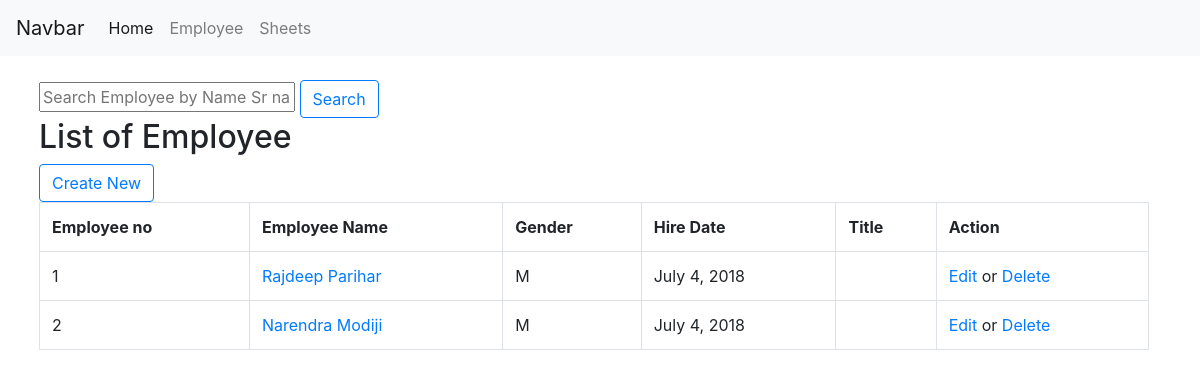
The app's page /employee/list/, older data.
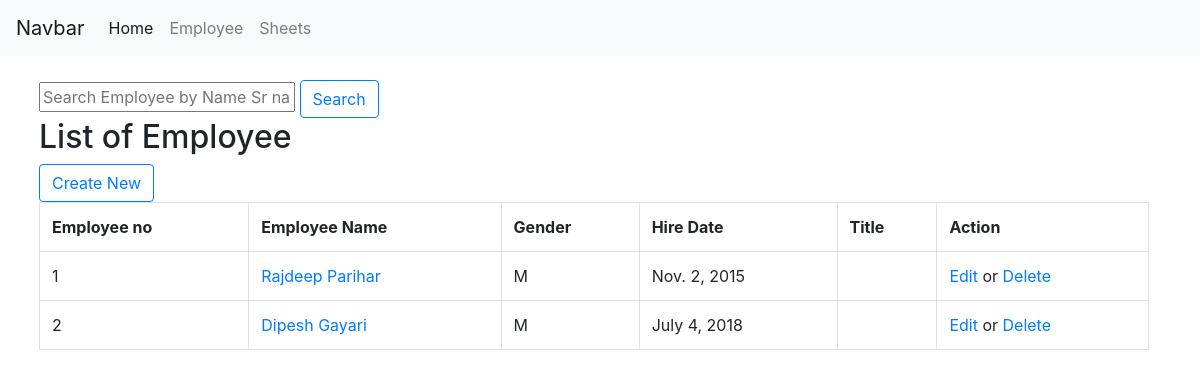
The same page, newer data.
### ems/models.py (models this page shows, shortened)
class Employee(models.Model):
    GENDER_CHOICES = (
        ('M', 'Male'),
        ('F', 'Female'),
    )
    emp_no = models.IntegerField(primary_key=True)
    emp_id = models.IntegerField(verbose_name = 'Employee ID eg 2001')
    birth_date = models.DateField(verbose_name = 'Employee DOB eg 1990-01-01',)
    first_name = models.CharField(max_length=14, verbose_name = 'Employee First Name',)
    last_name = models.CharField(max_length=16, verbose_name = 'Employee Last Name',)
    gender = models.CharField(max_length=1, choices=GENDER_CHOICES, verbose_name = 'Employee Gender',)
    hire_date = models.DateField(verbose_name = 'Employee Hire Date',)
    class Meta:
        db_table = 'employees'
        verbose_name = 'Employee '
        verbose_name_plural = 'Employees'

### ems/views.py (the view)
# urls.py: path('list/', views.EmployeeListView1, name='list'),
def EmployeeListView1(request):
    query = request.GET.get("q", None)
    qs = Employee.objects.all()
    if query is not None:
        qs=qs.filter(
            Q(first_name__icontains=query)|
            Q(last_name__icontains=query)|
            Q(hire_date__icontains=query))
    context = {
        "object_list" : qs,
    }
    template = "ems/list-view.html"
    return render(request, template, context )

### ems/templates/ems/list-view.html (shortened to what this page needs)
<!DOCTYPE html>
<html>
<head>
   <link rel="stylesheet" href="https://maxcdn.bootstrapcdn.com/bootstrap/4.1.0/css/bootstrap.min.css">
</head>
<body>
    <nav class="navbar navbar-expand-lg navbar-light bg-light"><a class="navbar-brand" href="#">Navbar</a> <div class="collapse navbar-collapse" > <div class="navbar-nav"><a class="nav-item nav-link active" href="#">Home <span class="sr-only">(current)</span></a><a class="nav-item nav-link " href="/employee/">Employee <span class="sr-only">(current)</span></a> <a class="nav-item nav-link "href="/timesheets/">Sheets <span class="sr-only">(current)</span></a></div></div></nav>
  <div class="container" style="margin:2%">
    <form action="/employee/">
      <input type="text" name="q" placeholder="Search Employee by Name Sr name or employee_no">
      <button type="submit" class="btn btn-outline-primary">Search</button></a>
    </form>
<h2>List of Employee</h2>
<a href="/employee/create/" ><button type="button" class="btn btn-outline-primary">Create New</button></a>
<table style="width:100%;" class="table table-bordered">
                <tr>
                  <th >Employee no</th>
                  <th >Employee Name</th>
                  <th > Gender</th>
                  <th > Hire Date</th>
                  <th> Title</th>
                  <th> Action</th>
                </tr>
                {% for object in object_list %}
                <tr>
                  <td>{{ object.emp_no}}</td>
                  <td > <a href='{{object.emp_no}}'>{{ object.first_name}} {{ object.last_name}}  </a></td>
                  <td >{{ object.gender}}</td>
                  <td >{{ object.hire_date}}</td>
                  <td >{{ salr.salary}}</td>
                  <td ><a href="{{object.emp_no}}/edit">Edit</a> or <a href="{{object.emp_no}}/delete/">Delete</a></td>
                </tr>
                {% endfor  %}
              </table>
            </div>
</body>
</html>

Row changes from the older to the newer data that the page shows:
changed Employee "Rajdeep": hire_date "July 4, 2018" → "Nov. 2, 2015"
changed Employee id 2: first_name "Narendra" → "Dipesh"; last_name "Modiji" → "Gayari"
